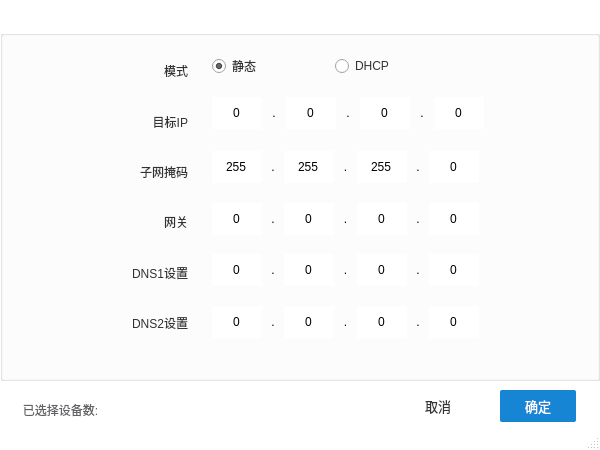
<?xml version="1.0" encoding="UTF-8"?>
<ui version="4.0">
 <class>tool_changeIP_single</class>
 <widget class="QMainWindow" name="tool_changeIP_single">
  <property name="geometry">
   <rect>
    <x>0</x>
    <y>0</y>
    <width>600</width>
    <height>450</height>
   </rect>
  </property>
  <property name="minimumSize">
   <size>
    <width>600</width>
    <height>450</height>
   </size>
  </property>
  <property name="maximumSize">
   <size>
    <width>600</width>
    <height>450</height>
   </size>
  </property>
  <property name="windowTitle">
   <string>修改IP地址</string>
  </property>
  <property name="styleSheet">
   <string notr="true">QMainWindow
{
	background-color : rgb(255, 255, 255);
}

</string>
  </property>
  <widget class="QWidget" name="centralwidget">
   <widget class="QGroupBox" name="groupBox_2">
    <property name="geometry">
     <rect>
      <x>0</x>
      <y>30</y>
      <width>600</width>
      <height>351</height>
     </rect>
    </property>
    <property name="minimumSize">
     <size>
      <width>600</width>
      <height>0</height>
     </size>
    </property>
    <property name="maximumSize">
     <size>
      <width>600</width>
      <height>16777215</height>
     </size>
    </property>
    <property name="title">
     <string/>
    </property>
    <widget class="QGroupBox" name="groupBox_3">
     <property name="geometry">
      <rect>
       <x>200</x>
       <y>10</y>
       <width>291</width>
       <height>311</height>
      </rect>
     </property>
     <property name="minimumSize">
      <size>
       <width>0</width>
       <height>0</height>
      </size>
     </property>
     <property name="maximumSize">
      <size>
       <width>16777215</width>
       <height>16777215</height>
      </size>
     </property>
     <property name="styleSheet">
      <string notr="true">QGroupBox
{
	border : none;

}
QSpinBox
{
	border : none;
}</string>
     </property>
     <property name="title">
      <string/>
     </property>
     <layout class="QGridLayout" name="gridLayout_2">
      <property name="leftMargin">
       <number>0</number>
      </property>
      <property name="topMargin">
       <number>0</number>
      </property>
      <property name="rightMargin">
       <number>0</number>
      </property>
      <property name="bottomMargin">
       <number>0</number>
      </property>
      <property name="spacing">
       <number>0</number>
      </property>
      <item row="0" column="0">
       <widget class="QGroupBox" name="groupBox">
        <property name="minimumSize">
         <size>
          <width>200</width>
          <height>40</height>
         </size>
        </property>
        <property name="maximumSize">
         <size>
          <width>200</width>
          <height>40</height>
         </size>
        </property>
        <property name="styleSheet">
         <string notr="true">QRadioButton::indicator:checked
{
	border-image:url(:/png/shuncom_ico/png_ico/单选框.png)
}
</string>
        </property>
        <property name="title">
         <string/>
        </property>
        <layout class="QGridLayout" name="gridLayout">
         <item row="0" column="2">
          <widget class="QRadioButton" name="radioButton_2">
           <property name="styleSheet">
            <string notr="true">color: rgb(50, 50, 51);</string>
           </property>
           <property name="text">
            <string>DHCP</string>
           </property>
          </widget>
         </item>
         <item row="0" column="0">
          <widget class="QRadioButton" name="radioButton">
           <property name="styleSheet">
            <string notr="true">color: rgb(50, 50, 51);</string>
           </property>
           <property name="text">
            <string>静态</string>
           </property>
           <property name="checked">
            <bool>true</bool>
           </property>
          </widget>
         </item>
         <item row="0" column="1">
          <spacer name="horizontalSpacer">
           <property name="orientation">
            <enum>Qt::Horizontal</enum>
           </property>
           <property name="sizeHint" stdset="0">
            <size>
             <width>45</width>
             <height>13</height>
            </size>
           </property>
          </spacer>
         </item>
        </layout>
       </widget>
      </item>
      <item row="1" column="0">
       <widget class="QGroupBox" name="groupBox_4">
        <property name="minimumSize">
         <size>
          <width>290</width>
          <height>55</height>
         </size>
        </property>
        <property name="maximumSize">
         <size>
          <width>290</width>
          <height>55</height>
         </size>
        </property>
        <property name="title">
         <string/>
        </property>
        <layout class="QGridLayout" name="gridLayout_3">
         <item row="0" column="0">
          <widget class="QSpinBox" name="spinBox_4">
           <property name="minimumSize">
            <size>
             <width>50</width>
             <height>32</height>
            </size>
           </property>
           <property name="maximumSize">
            <size>
             <width>50</width>
             <height>32</height>
            </size>
           </property>
           <property name="alignment">
            <set>Qt::AlignCenter</set>
           </property>
           <property name="buttonSymbols">
            <enum>QAbstractSpinBox::NoButtons</enum>
           </property>
           <property name="maximum">
            <number>255</number>
           </property>
          </widget>
         </item>
         <item row="0" column="1">
          <widget class="QLabel" name="label_2">
           <property name="text">
            <string>.</string>
           </property>
           <property name="alignment">
            <set>Qt::AlignCenter</set>
           </property>
          </widget>
         </item>
         <item row="0" column="2">
          <widget class="QSpinBox" name="spinBox_3">
           <property name="minimumSize">
            <size>
             <width>50</width>
             <height>32</height>
            </size>
           </property>
           <property name="maximumSize">
            <size>
             <width>50</width>
             <height>32</height>
            </size>
           </property>
           <property name="alignment">
            <set>Qt::AlignCenter</set>
           </property>
           <property name="buttonSymbols">
            <enum>QAbstractSpinBox::NoButtons</enum>
           </property>
           <property name="maximum">
            <number>255</number>
           </property>
          </widget>
         </item>
         <item row="0" column="3">
          <widget class="QLabel" name="label_3">
           <property name="text">
            <string>.</string>
           </property>
           <property name="alignment">
            <set>Qt::AlignCenter</set>
           </property>
          </widget>
         </item>
         <item row="0" column="4">
          <widget class="QSpinBox" name="spinBox_2">
           <property name="minimumSize">
            <size>
             <width>50</width>
             <height>32</height>
            </size>
           </property>
           <property name="maximumSize">
            <size>
             <width>50</width>
             <height>32</height>
            </size>
           </property>
           <property name="alignment">
            <set>Qt::AlignCenter</set>
           </property>
           <property name="buttonSymbols">
            <enum>QAbstractSpinBox::NoButtons</enum>
           </property>
           <property name="maximum">
            <number>255</number>
           </property>
          </widget>
         </item>
         <item row="0" column="5">
          <widget class="QLabel" name="label_4">
           <property name="text">
            <string>.</string>
           </property>
           <property name="alignment">
            <set>Qt::AlignCenter</set>
           </property>
          </widget>
         </item>
         <item row="0" column="6">
          <widget class="QSpinBox" name="spinBox">
           <property name="minimumSize">
            <size>
             <width>50</width>
             <height>32</height>
            </size>
           </property>
           <property name="maximumSize">
            <size>
             <width>50</width>
             <height>32</height>
            </size>
           </property>
           <property name="alignment">
            <set>Qt::AlignCenter</set>
           </property>
           <property name="buttonSymbols">
            <enum>QAbstractSpinBox::NoButtons</enum>
           </property>
           <property name="maximum">
            <number>255</number>
           </property>
          </widget>
         </item>
        </layout>
       </widget>
      </item>
      <item row="2" column="0">
       <widget class="QGroupBox" name="groupBox_6">
        <property name="title">
         <string/>
        </property>
        <layout class="QGridLayout" name="gridLayout_5">
         <item row="0" column="0">
          <widget class="QSpinBox" name="spinBox_8">
           <property name="minimumSize">
            <size>
             <width>50</width>
             <height>32</height>
            </size>
           </property>
           <property name="maximumSize">
            <size>
             <width>50</width>
             <height>32</height>
            </size>
           </property>
           <property name="alignment">
            <set>Qt::AlignCenter</set>
           </property>
           <property name="buttonSymbols">
            <enum>QAbstractSpinBox::NoButtons</enum>
           </property>
           <property name="maximum">
            <number>255</number>
           </property>
           <property name="value">
            <number>255</number>
           </property>
          </widget>
         </item>
         <item row="0" column="1">
          <widget class="QLabel" name="label_8">
           <property name="text">
            <string>.</string>
           </property>
           <property name="alignment">
            <set>Qt::AlignCenter</set>
           </property>
          </widget>
         </item>
         <item row="0" column="2">
          <widget class="QSpinBox" name="spinBox_7">
           <property name="minimumSize">
            <size>
             <width>50</width>
             <height>32</height>
            </size>
           </property>
           <property name="maximumSize">
            <size>
             <width>50</width>
             <height>32</height>
            </size>
           </property>
           <property name="alignment">
            <set>Qt::AlignCenter</set>
           </property>
           <property name="buttonSymbols">
            <enum>QAbstractSpinBox::NoButtons</enum>
           </property>
           <property name="maximum">
            <number>255</number>
           </property>
           <property name="value">
            <number>255</number>
           </property>
          </widget>
         </item>
         <item row="0" column="3">
          <widget class="QLabel" name="label_7">
           <property name="text">
            <string>.</string>
           </property>
           <property name="alignment">
            <set>Qt::AlignCenter</set>
           </property>
          </widget>
         </item>
         <item row="0" column="4">
          <widget class="QSpinBox" name="spinBox_6">
           <property name="minimumSize">
            <size>
             <width>50</width>
             <height>32</height>
            </size>
           </property>
           <property name="maximumSize">
            <size>
             <width>50</width>
             <height>32</height>
            </size>
           </property>
           <property name="alignment">
            <set>Qt::AlignCenter</set>
           </property>
           <property name="buttonSymbols">
            <enum>QAbstractSpinBox::NoButtons</enum>
           </property>
           <property name="maximum">
            <number>255</number>
           </property>
           <property name="value">
            <number>255</number>
           </property>
          </widget>
         </item>
         <item row="0" column="5">
          <widget class="QLabel" name="label_6">
           <property name="text">
            <string>.</string>
           </property>
           <property name="alignment">
            <set>Qt::AlignCenter</set>
           </property>
          </widget>
         </item>
         <item row="0" column="6">
          <widget class="QSpinBox" name="spinBox_5">
           <property name="minimumSize">
            <size>
             <width>50</width>
             <height>32</height>
            </size>
           </property>
           <property name="maximumSize">
            <size>
             <width>50</width>
             <height>32</height>
            </size>
           </property>
           <property name="alignment">
            <set>Qt::AlignCenter</set>
           </property>
           <property name="buttonSymbols">
            <enum>QAbstractSpinBox::NoButtons</enum>
           </property>
           <property name="maximum">
            <number>255</number>
           </property>
           <property name="value">
            <number>0</number>
           </property>
          </widget>
         </item>
        </layout>
       </widget>
      </item>
      <item row="3" column="0">
       <widget class="QGroupBox" name="groupBox_8">
        <property name="title">
         <string/>
        </property>
        <layout class="QGridLayout" name="gridLayout_7">
         <item row="0" column="0">
          <widget class="QSpinBox" name="spinBox_12">
           <property name="minimumSize">
            <size>
             <width>50</width>
             <height>32</height>
            </size>
           </property>
           <property name="maximumSize">
            <size>
             <width>50</width>
             <height>32</height>
            </size>
           </property>
           <property name="alignment">
            <set>Qt::AlignCenter</set>
           </property>
           <property name="buttonSymbols">
            <enum>QAbstractSpinBox::NoButtons</enum>
           </property>
           <property name="maximum">
            <number>255</number>
           </property>
          </widget>
         </item>
         <item row="0" column="1">
          <widget class="QLabel" name="label_12">
           <property name="text">
            <string>.</string>
           </property>
           <property name="alignment">
            <set>Qt::AlignCenter</set>
           </property>
          </widget>
         </item>
         <item row="0" column="2">
          <widget class="QSpinBox" name="spinBox_11">
           <property name="minimumSize">
            <size>
             <width>50</width>
             <height>32</height>
            </size>
           </property>
           <property name="maximumSize">
            <size>
             <width>50</width>
             <height>32</height>
            </size>
           </property>
           <property name="alignment">
            <set>Qt::AlignCenter</set>
           </property>
           <property name="buttonSymbols">
            <enum>QAbstractSpinBox::NoButtons</enum>
           </property>
           <property name="maximum">
            <number>255</number>
           </property>
          </widget>
         </item>
         <item row="0" column="3">
          <widget class="QLabel" name="label_11">
           <property name="text">
            <string>.</string>
           </property>
           <property name="alignment">
            <set>Qt::AlignCenter</set>
           </property>
          </widget>
         </item>
         <item row="0" column="4">
          <widget class="QSpinBox" name="spinBox_10">
           <property name="minimumSize">
            <size>
             <width>50</width>
             <height>32</height>
            </size>
           </property>
           <property name="maximumSize">
            <size>
             <width>50</width>
             <height>32</height>
            </size>
           </property>
           <property name="alignment">
            <set>Qt::AlignCenter</set>
           </property>
           <property name="buttonSymbols">
            <enum>QAbstractSpinBox::NoButtons</enum>
           </property>
           <property name="maximum">
            <number>255</number>
           </property>
          </widget>
         </item>
         <item row="0" column="5">
          <widget class="QLabel" name="label_10">
           <property name="text">
            <string>.</string>
           </property>
           <property name="alignment">
            <set>Qt::AlignCenter</set>
           </property>
          </widget>
         </item>
         <item row="0" column="6">
          <widget class="QSpinBox" name="spinBox_9">
           <property name="minimumSize">
            <size>
             <width>50</width>
             <height>32</height>
            </size>
           </property>
           <property name="maximumSize">
            <size>
             <width>50</width>
             <height>32</height>
            </size>
           </property>
           <property name="alignment">
            <set>Qt::AlignCenter</set>
           </property>
           <property name="buttonSymbols">
            <enum>QAbstractSpinBox::NoButtons</enum>
           </property>
           <property name="maximum">
            <number>255</number>
           </property>
          </widget>
         </item>
        </layout>
       </widget>
      </item>
      <item row="4" column="0">
       <widget class="QGroupBox" name="groupBox_10">
        <property name="title">
         <string/>
        </property>
        <layout class="QGridLayout" name="gridLayout_9">
         <item row="0" column="0">
          <widget class="QSpinBox" name="spinBox_16">
           <property name="minimumSize">
            <size>
             <width>50</width>
             <height>32</height>
            </size>
           </property>
           <property name="maximumSize">
            <size>
             <width>50</width>
             <height>32</height>
            </size>
           </property>
           <property name="alignment">
            <set>Qt::AlignCenter</set>
           </property>
           <property name="buttonSymbols">
            <enum>QAbstractSpinBox::NoButtons</enum>
           </property>
           <property name="maximum">
            <number>255</number>
           </property>
          </widget>
         </item>
         <item row="0" column="1">
          <widget class="QLabel" name="label_16">
           <property name="text">
            <string>.</string>
           </property>
           <property name="alignment">
            <set>Qt::AlignCenter</set>
           </property>
          </widget>
         </item>
         <item row="0" column="2">
          <widget class="QSpinBox" name="spinBox_15">
           <property name="minimumSize">
            <size>
             <width>50</width>
             <height>32</height>
            </size>
           </property>
           <property name="maximumSize">
            <size>
             <width>50</width>
             <height>32</height>
            </size>
           </property>
           <property name="alignment">
            <set>Qt::AlignCenter</set>
           </property>
           <property name="buttonSymbols">
            <enum>QAbstractSpinBox::NoButtons</enum>
           </property>
           <property name="maximum">
            <number>255</number>
           </property>
          </widget>
         </item>
         <item row="0" column="3">
          <widget class="QLabel" name="label_15">
           <property name="text">
            <string>.</string>
           </property>
           <property name="alignment">
            <set>Qt::AlignCenter</set>
           </property>
          </widget>
         </item>
         <item row="0" column="4">
          <widget class="QSpinBox" name="spinBox_14">
           <property name="minimumSize">
            <size>
             <width>50</width>
             <height>32</height>
            </size>
           </property>
           <property name="maximumSize">
            <size>
             <width>50</width>
             <height>32</height>
            </size>
           </property>
           <property name="alignment">
            <set>Qt::AlignCenter</set>
           </property>
           <property name="buttonSymbols">
            <enum>QAbstractSpinBox::NoButtons</enum>
           </property>
           <property name="maximum">
            <number>255</number>
           </property>
          </widget>
         </item>
         <item row="0" column="5">
          <widget class="QLabel" name="label_14">
           <property name="text">
            <string>.</string>
           </property>
           <property name="alignment">
            <set>Qt::AlignCenter</set>
           </property>
          </widget>
         </item>
         <item row="0" column="6">
          <widget class="QSpinBox" name="spinBox_13">
           <property name="minimumSize">
            <size>
             <width>50</width>
             <height>32</height>
            </size>
           </property>
           <property name="maximumSize">
            <size>
             <width>50</width>
             <height>32</height>
            </size>
           </property>
           <property name="alignment">
            <set>Qt::AlignCenter</set>
           </property>
           <property name="buttonSymbols">
            <enum>QAbstractSpinBox::NoButtons</enum>
           </property>
           <property name="maximum">
            <number>255</number>
           </property>
          </widget>
         </item>
        </layout>
       </widget>
      </item>
      <item row="5" column="0">
       <widget class="QGroupBox" name="groupBox_12">
        <property name="title">
         <string/>
        </property>
        <layout class="QGridLayout" name="gridLayout_11">
         <item row="0" column="0">
          <widget class="QSpinBox" name="spinBox_20">
           <property name="minimumSize">
            <size>
             <width>50</width>
             <height>32</height>
            </size>
           </property>
           <property name="maximumSize">
            <size>
             <width>50</width>
             <height>32</height>
            </size>
           </property>
           <property name="alignment">
            <set>Qt::AlignCenter</set>
           </property>
           <property name="buttonSymbols">
            <enum>QAbstractSpinBox::NoButtons</enum>
           </property>
           <property name="maximum">
            <number>255</number>
           </property>
          </widget>
         </item>
         <item row="0" column="1">
          <widget class="QLabel" name="label_20">
           <property name="text">
            <string>.</string>
           </property>
           <property name="alignment">
            <set>Qt::AlignCenter</set>
           </property>
          </widget>
         </item>
         <item row="0" column="2">
          <widget class="QSpinBox" name="spinBox_19">
           <property name="minimumSize">
            <size>
             <width>50</width>
             <height>32</height>
            </size>
           </property>
           <property name="maximumSize">
            <size>
             <width>50</width>
             <height>32</height>
            </size>
           </property>
           <property name="alignment">
            <set>Qt::AlignCenter</set>
           </property>
           <property name="buttonSymbols">
            <enum>QAbstractSpinBox::NoButtons</enum>
           </property>
           <property name="maximum">
            <number>255</number>
           </property>
          </widget>
         </item>
         <item row="0" column="3">
          <widget class="QLabel" name="label_19">
           <property name="text">
            <string>.</string>
           </property>
           <property name="alignment">
            <set>Qt::AlignCenter</set>
           </property>
          </widget>
         </item>
         <item row="0" column="4">
          <widget class="QSpinBox" name="spinBox_18">
           <property name="minimumSize">
            <size>
             <width>50</width>
             <height>32</height>
            </size>
           </property>
           <property name="maximumSize">
            <size>
             <width>50</width>
             <height>32</height>
            </size>
           </property>
           <property name="alignment">
            <set>Qt::AlignCenter</set>
           </property>
           <property name="buttonSymbols">
            <enum>QAbstractSpinBox::NoButtons</enum>
           </property>
           <property name="maximum">
            <number>255</number>
           </property>
          </widget>
         </item>
         <item row="0" column="5">
          <widget class="QLabel" name="label_18">
           <property name="text">
            <string>.</string>
           </property>
           <property name="alignment">
            <set>Qt::AlignCenter</set>
           </property>
          </widget>
         </item>
         <item row="0" column="6">
          <widget class="QSpinBox" name="spinBox_17">
           <property name="minimumSize">
            <size>
             <width>50</width>
             <height>32</height>
            </size>
           </property>
           <property name="maximumSize">
            <size>
             <width>50</width>
             <height>32</height>
            </size>
           </property>
           <property name="alignment">
            <set>Qt::AlignCenter</set>
           </property>
           <property name="buttonSymbols">
            <enum>QAbstractSpinBox::NoButtons</enum>
           </property>
           <property name="maximum">
            <number>255</number>
           </property>
          </widget>
         </item>
        </layout>
       </widget>
      </item>
     </layout>
    </widget>
    <widget class="QGroupBox" name="groupBox_5">
     <property name="geometry">
      <rect>
       <x>110</x>
       <y>10</y>
       <width>81</width>
       <height>311</height>
      </rect>
     </property>
     <property name="styleSheet">
      <string notr="true">border : none;</string>
     </property>
     <property name="title">
      <string/>
     </property>
     <layout class="QGridLayout" name="gridLayout_4">
      <property name="leftMargin">
       <number>0</number>
      </property>
      <property name="topMargin">
       <number>0</number>
      </property>
      <property name="rightMargin">
       <number>0</number>
      </property>
      <property name="bottomMargin">
       <number>0</number>
      </property>
      <property name="spacing">
       <number>0</number>
      </property>
      <item row="0" column="0">
       <widget class="QLabel" name="label">
        <property name="styleSheet">
         <string notr="true">color: rgb(50, 50, 51);</string>
        </property>
        <property name="text">
         <string>模式</string>
        </property>
        <property name="alignment">
         <set>Qt::AlignRight|Qt::AlignTrailing|Qt::AlignVCenter</set>
        </property>
       </widget>
      </item>
      <item row="1" column="0">
       <widget class="QLabel" name="label_5">
        <property name="styleSheet">
         <string notr="true">color: rgb(50, 50, 51);</string>
        </property>
        <property name="text">
         <string>目标IP</string>
        </property>
        <property name="alignment">
         <set>Qt::AlignRight|Qt::AlignTrailing|Qt::AlignVCenter</set>
        </property>
       </widget>
      </item>
      <item row="2" column="0">
       <widget class="QLabel" name="label_9">
        <property name="styleSheet">
         <string notr="true">color: rgb(50, 50, 51);</string>
        </property>
        <property name="text">
         <string>子网掩码</string>
        </property>
        <property name="alignment">
         <set>Qt::AlignRight|Qt::AlignTrailing|Qt::AlignVCenter</set>
        </property>
       </widget>
      </item>
      <item row="3" column="0">
       <widget class="QLabel" name="label_13">
        <property name="styleSheet">
         <string notr="true">color: rgb(50, 50, 51);</string>
        </property>
        <property name="text">
         <string>网关</string>
        </property>
        <property name="alignment">
         <set>Qt::AlignRight|Qt::AlignTrailing|Qt::AlignVCenter</set>
        </property>
       </widget>
      </item>
      <item row="4" column="0">
       <widget class="QLabel" name="label_17">
        <property name="styleSheet">
         <string notr="true">color: rgb(50, 50, 51);</string>
        </property>
        <property name="text">
         <string>DNS1设置</string>
        </property>
        <property name="alignment">
         <set>Qt::AlignRight|Qt::AlignTrailing|Qt::AlignVCenter</set>
        </property>
       </widget>
      </item>
      <item row="5" column="0">
       <widget class="QLabel" name="label_21">
        <property name="styleSheet">
         <string notr="true">color: rgb(50, 50, 51);</string>
        </property>
        <property name="text">
         <string>DNS2设置</string>
        </property>
        <property name="alignment">
         <set>Qt::AlignRight|Qt::AlignTrailing|Qt::AlignVCenter</set>
        </property>
       </widget>
      </item>
     </layout>
    </widget>
   </widget>
   <widget class="QWidget" name="layoutWidget">
    <property name="geometry">
     <rect>
      <x>10</x>
      <y>400</y>
      <width>157</width>
      <height>19</height>
     </rect>
    </property>
    <layout class="QHBoxLayout" name="horizontalLayout">
     <item>
      <widget class="QLabel" name="label_22">
       <property name="styleSheet">
        <string notr="true">color: rgb(98, 98, 102);</string>
       </property>
       <property name="text">
        <string>已选择设备数:</string>
       </property>
       <property name="alignment">
        <set>Qt::AlignCenter</set>
       </property>
      </widget>
     </item>
     <item>
      <widget class="QLabel" name="label_23">
       <property name="minimumSize">
        <size>
         <width>50</width>
         <height>0</height>
        </size>
       </property>
       <property name="maximumSize">
        <size>
         <width>50</width>
         <height>16777215</height>
        </size>
       </property>
       <property name="text">
        <string/>
       </property>
      </widget>
     </item>
    </layout>
   </widget>
   <widget class="QPushButton" name="pushButton_2">
    <property name="geometry">
     <rect>
      <x>400</x>
      <y>390</y>
      <width>76</width>
      <height>32</height>
     </rect>
    </property>
    <property name="minimumSize">
     <size>
      <width>76</width>
      <height>32</height>
     </size>
    </property>
    <property name="maximumSize">
     <size>
      <width>76</width>
      <height>32</height>
     </size>
    </property>
    <property name="styleSheet">
     <string notr="true">/*按钮普通态*/
QPushButton
{
    /*字体为微软雅黑*/
    font-family:Microsoft Yahei;
    /*字体大小为20点*/
    font-size:10pt;
    /*字体颜色*/ 
	color: rgb(50, 50, 51);
 	/*背景颜色*/  
    background-color:rgb(255,255,255);
    /*边框圆角半径为8像素*/ 
    border-radius:2px;
	width:65px;
}
 
/*按钮停留态*/
QPushButton:hover
{
   /*背景颜色*/  
    background-color: rgb(85, 170, 255);
}
 
/*按钮按下态*/
QPushButton:pressed
{
    /*背景颜色*/  
 	background-color:rgb(170 , 255 , 255);
    /*左内边距为3像素，让按下时字向右移动3像素*/  
    padding-left:3px;
    /*上内边距为3像素，让按下时字向下移动3像素*/  
    padding-top:3px;
}</string>
    </property>
    <property name="text">
     <string>取消</string>
    </property>
   </widget>
   <widget class="QPushButton" name="pushButton">
    <property name="geometry">
     <rect>
      <x>500</x>
      <y>390</y>
      <width>76</width>
      <height>32</height>
     </rect>
    </property>
    <property name="minimumSize">
     <size>
      <width>76</width>
      <height>32</height>
     </size>
    </property>
    <property name="maximumSize">
     <size>
      <width>76</width>
      <height>32</height>
     </size>
    </property>
    <property name="styleSheet">
     <string notr="true">/*按钮普通态*/
QPushButton
{
    /*字体为微软雅黑*/
    font-family:Microsoft Yahei;
    /*字体大小为20点*/
    font-size:10pt;
    /*字体颜色*/ 
	color: rgb(255, 255, 255);
 	/*背景颜色*/  
    background-color: rgb(21, 133, 212);
    /*边框圆角半径为8像素*/ 
    border-radius:2px;
	width:65px;
}
 
/*按钮停留态*/
QPushButton:hover
{
   /*背景颜色*/  
    background-color: rgb(85, 170, 255);
}
 
/*按钮按下态*/
QPushButton:pressed
{
    /*背景颜色*/  
 	background-color:rgb(170 , 255 , 255);
    /*左内边距为3像素，让按下时字向右移动3像素*/  
    padding-left:3px;
    /*上内边距为3像素，让按下时字向下移动3像素*/  
    padding-top:3px;
}</string>
    </property>
    <property name="text">
     <string>确定</string>
    </property>
   </widget>
  </widget>
  <widget class="QStatusBar" name="statusbar"/>
 </widget>
 <resources>
  <include location="../../shuncom_qrc.qrc"/>
 </resources>
 <connections>
  <connection>
   <sender>radioButton</sender>
   <signal>clicked(bool)</signal>
   <receiver>groupBox_4</receiver>
   <slot>setEnabled(bool)</slot>
   <hints>
    <hint type="sourcelabel">
     <x>234</x>
     <y>62</y>
    </hint>
    <hint type="destinationlabel">
     <x>236</x>
     <y>85</y>
    </hint>
   </hints>
  </connection>
  <connection>
   <sender>radioButton</sender>
   <signal>clicked(bool)</signal>
   <receiver>groupBox_6</receiver>
   <slot>setEnabled(bool)</slot>
   <hints>
    <hint type="sourcelabel">
     <x>231</x>
     <y>59</y>
    </hint>
    <hint type="destinationlabel">
     <x>237</x>
     <y>140</y>
    </hint>
   </hints>
  </connection>
  <connection>
   <sender>radioButton</sender>
   <signal>clicked(bool)</signal>
   <receiver>groupBox_8</receiver>
   <slot>setEnabled(bool)</slot>
   <hints>
    <hint type="sourcelabel">
     <x>237</x>
     <y>58</y>
    </hint>
    <hint type="destinationlabel">
     <x>239</x>
     <y>192</y>
    </hint>
   </hints>
  </connection>
  <connection>
   <sender>radioButton</sender>
   <signal>clicked(bool)</signal>
   <receiver>groupBox_10</receiver>
   <slot>setEnabled(bool)</slot>
   <hints>
    <hint type="sourcelabel">
     <x>238</x>
     <y>67</y>
    </hint>
    <hint type="destinationlabel">
     <x>238</x>
     <y>252</y>
    </hint>
   </hints>
  </connection>
  <connection>
   <sender>radioButton</sender>
   <signal>clicked(bool)</signal>
   <receiver>groupBox_12</receiver>
   <slot>setEnabled(bool)</slot>
   <hints>
    <hint type="sourcelabel">
     <x>236</x>
     <y>63</y>
    </hint>
    <hint type="destinationlabel">
     <x>236</x>
     <y>303</y>
    </hint>
   </hints>
  </connection>
  <connection>
   <sender>radioButton_2</sender>
   <signal>clicked(bool)</signal>
   <receiver>groupBox_4</receiver>
   <slot>setDisabled(bool)</slot>
   <hints>
    <hint type="sourcelabel">
     <x>362</x>
     <y>61</y>
    </hint>
    <hint type="destinationlabel">
     <x>359</x>
     <y>87</y>
    </hint>
   </hints>
  </connection>
  <connection>
   <sender>radioButton_2</sender>
   <signal>clicked(bool)</signal>
   <receiver>groupBox_6</receiver>
   <slot>setDisabled(bool)</slot>
   <hints>
    <hint type="sourcelabel">
     <x>364</x>
     <y>56</y>
    </hint>
    <hint type="destinationlabel">
     <x>357</x>
     <y>144</y>
    </hint>
   </hints>
  </connection>
  <connection>
   <sender>radioButton_2</sender>
   <signal>clicked(bool)</signal>
   <receiver>groupBox_8</receiver>
   <slot>setDisabled(bool)</slot>
   <hints>
    <hint type="sourcelabel">
     <x>359</x>
     <y>61</y>
    </hint>
    <hint type="destinationlabel">
     <x>360</x>
     <y>197</y>
    </hint>
   </hints>
  </connection>
  <connection>
   <sender>radioButton_2</sender>
   <signal>clicked(bool)</signal>
   <receiver>groupBox_10</receiver>
   <slot>setDisabled(bool)</slot>
   <hints>
    <hint type="sourcelabel">
     <x>360</x>
     <y>58</y>
    </hint>
    <hint type="destinationlabel">
     <x>361</x>
     <y>245</y>
    </hint>
   </hints>
  </connection>
  <connection>
   <sender>radioButton_2</sender>
   <signal>clicked(bool)</signal>
   <receiver>groupBox_12</receiver>
   <slot>setDisabled(bool)</slot>
   <hints>
    <hint type="sourcelabel">
     <x>363</x>
     <y>56</y>
    </hint>
    <hint type="destinationlabel">
     <x>363</x>
     <y>302</y>
    </hint>
   </hints>
  </connection>
 </connections>
</ui>
